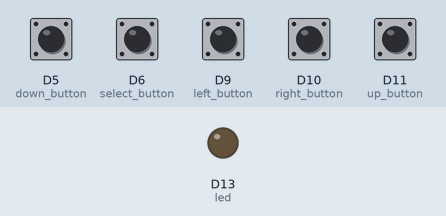
A program run on a simulated CircuitPython board. On the bench: output pins drawn as LEDs (lit = HIGH). Dashed ring = blinking. The inputs (shaded band) are chosen by the test bench; at power-on: D5 (down_button), D6 (select_button), D9 (left_button), D10 (right_button), D11 (up_button) HIGH.

Above: at 1.2 s.
1.3 s: D6 (select_button) pulled LOW for 1 s
At 1.55 s:
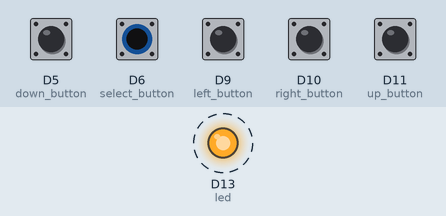
4.3 s: D11 (up_button) pulled LOW for 0.15 s
At 5.0 s:
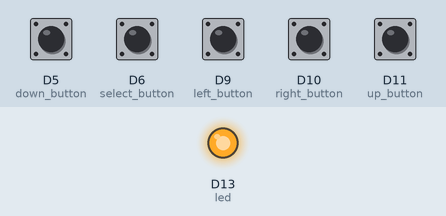
5.9 s: D5 (down_button) pulled LOW for 0.15 s
At 6.2 s:
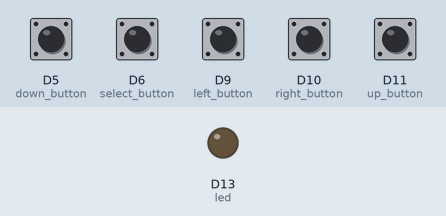
Timing chart, 0 to 8.9 s (numbered marks = the images above; inputs shaded):
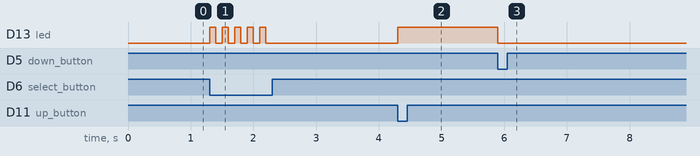

The program:

5_way_button_logic.py
```python
'''
Template code for handling a 5-way button
Pins per Fritzing Diagram.
'''
import board
import digitalio
import time

# set up buttons
up_button = digitalio.DigitalInOut(board.D11)
up_button.direction = digitalio.Direction.INPUT
up_button.pull = digitalio.Pull.UP

down_button = digitalio.DigitalInOut(board.D5)
down_button.direction = digitalio.Direction.INPUT
down_button.pull = digitalio.Pull.UP

left_button = digitalio.DigitalInOut(board.D9)
left_button.direction = digitalio.Direction.INPUT
left_button.pull = digitalio.Pull.UP

right_button = digitalio.DigitalInOut(board.D10)
right_button.direction = digitalio.Direction.INPUT
right_button.pull = digitalio.Pull.UP

select_button = digitalio.DigitalInOut(board.D6)
select_button.direction = digitalio.Direction.INPUT
select_button.pull = digitalio.Pull.UP

# set up LED
led = digitalio.DigitalInOut(board.D13)
led.direction = digitalio.Direction.OUTPUT

while True:
    # check button states
    if not up_button.value:  # up button is pressed
        led.value = True
        time.sleep(0.1)  # debounce delay
    elif not down_button.value:  # down button is pressed
        led.value = False
        time.sleep(0.1)  # debounce delay
    elif not left_button.value:  # left button is pressed
        led.value = not led.value  # toggle LED
        time.sleep(0.1)  # debounce delay
    elif not right_button.value:  # right button is pressed
        led.value = not led.value  # toggle LED
        time.sleep(0.1) # debounce delay
    elif not select_button.value: # select button is pressed
        led.value = not led.value  # toggle LED
        time.sleep(0.1) # debounce delay
```

Measured:
- after the input at 1.3 s, D13 (led): alternates HIGH for 0.10 s and LOW for 0.10 s, 10 changes in all, then stays LOW, starting at once
- after the input at 4.3 s, D13 (led): LOW → HIGH at once
- after the input at 5.9 s, D13 (led): HIGH → LOW at once
